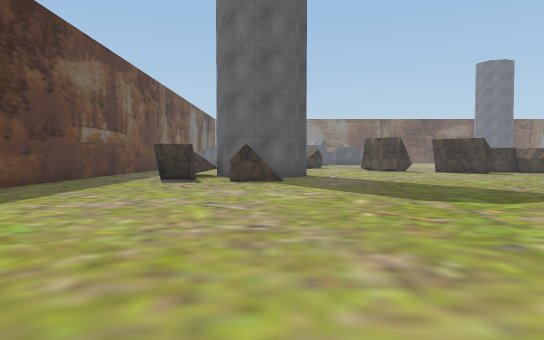
view 1 (above)

24 first-person views from a walk through a scene from a Unity 3-D project. The camera is 1.3 m above the floor, tilts 2° down and sees 70° across. The floor is counted in squares, 2 m on a side. Each view is taken from the middle of a square. On the plan, view 1 faces up. The plan holds only what a view shows up to about 11 squares ahead; the rest is blank. The place goes on beyond the plan. Some surface patterns are stand-ins.

view 2
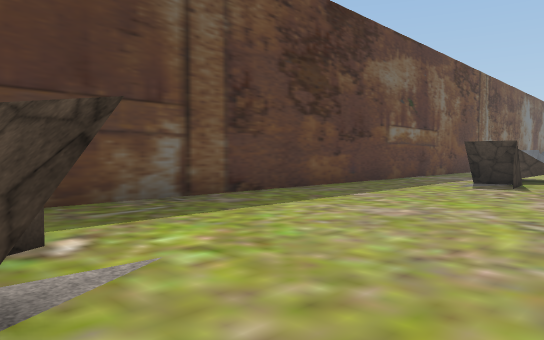

view 3
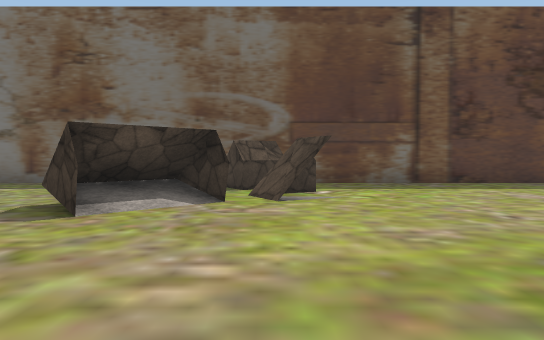

view 4
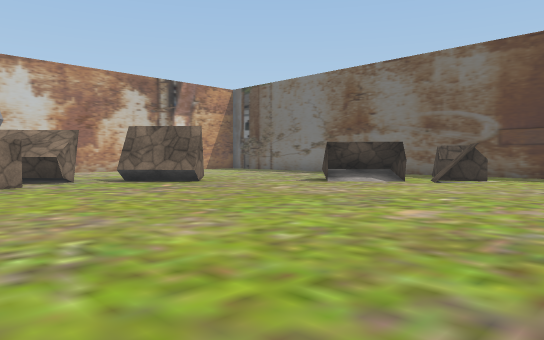

view 5
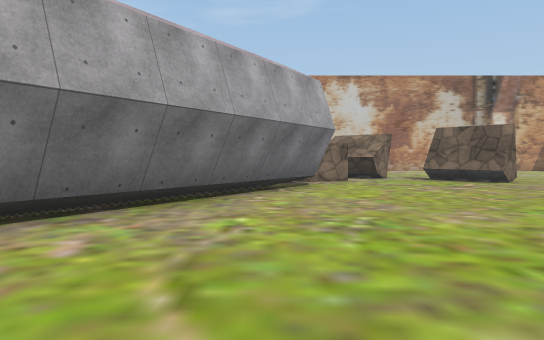

view 6
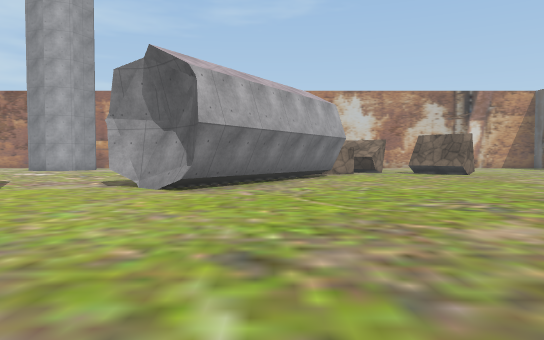

view 7
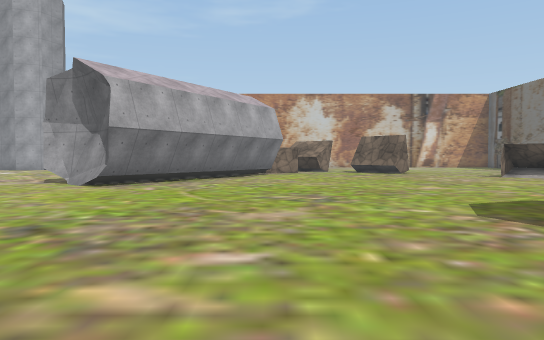

view 8
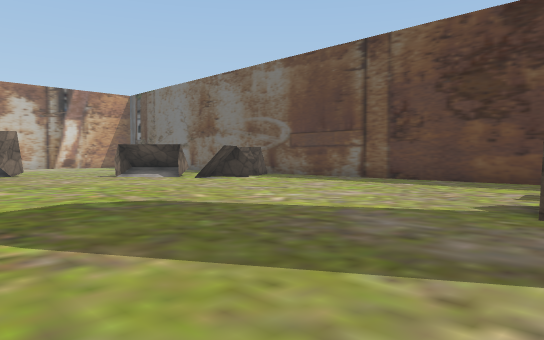

view 9
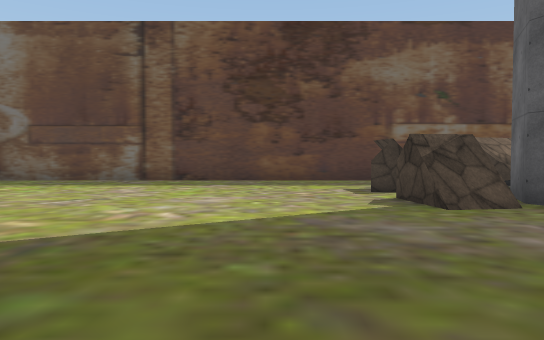

view 10
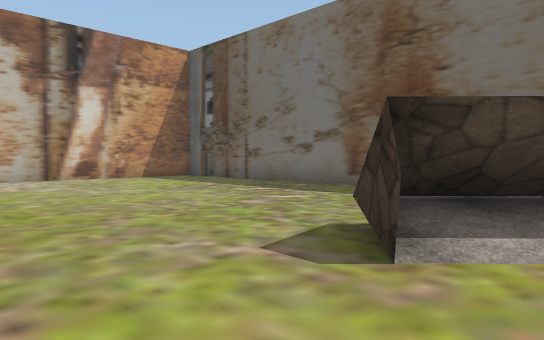

view 11
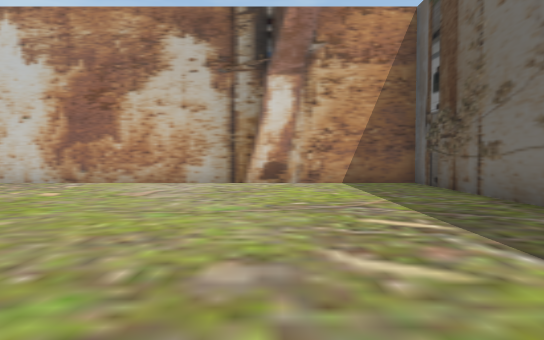

view 12
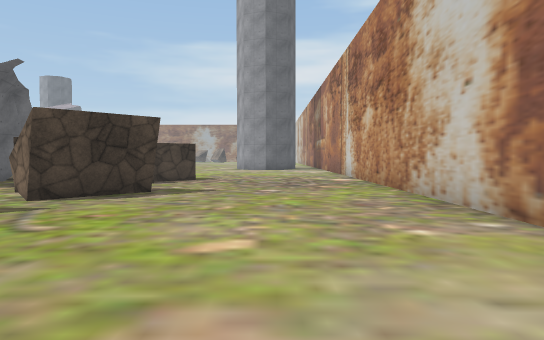

view 13
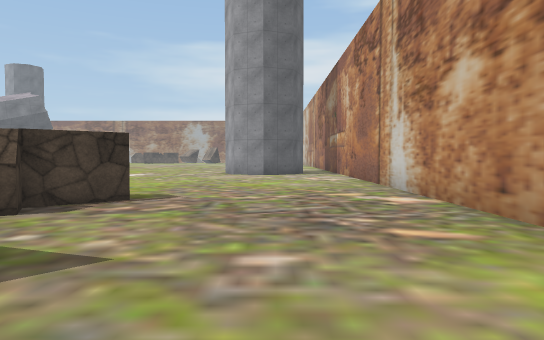

view 14
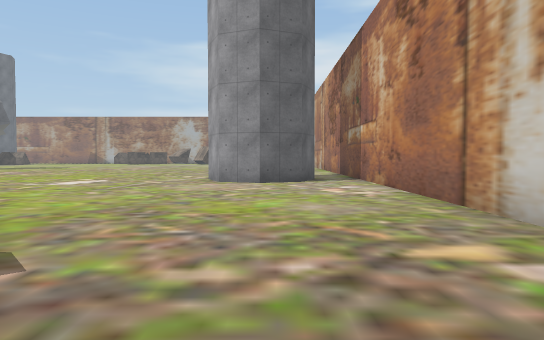

view 15
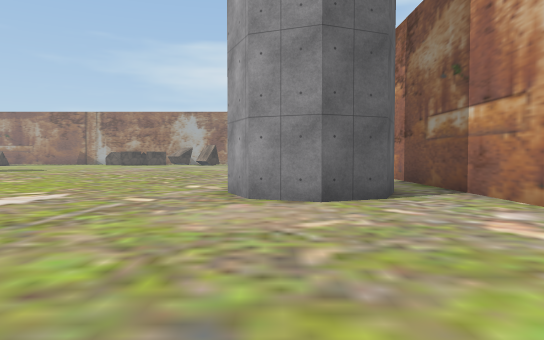

view 16
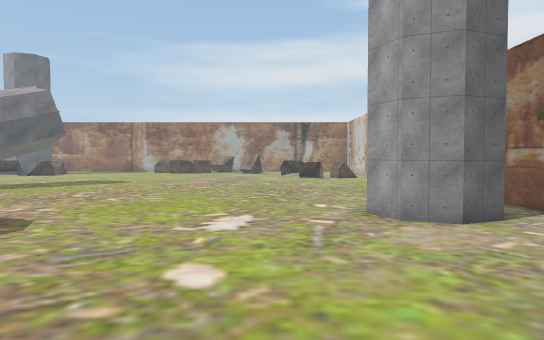

view 17
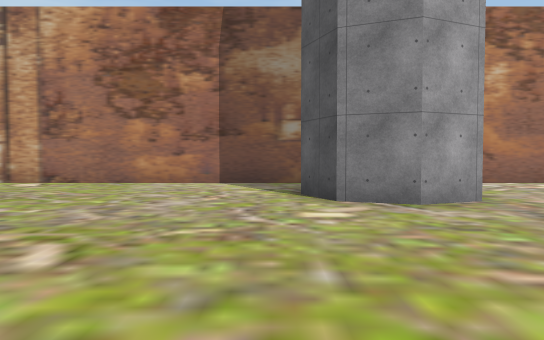

view 18
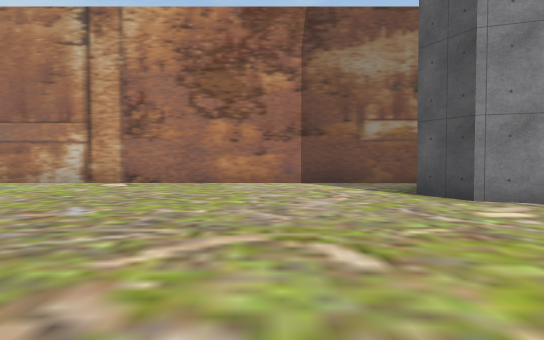

view 19
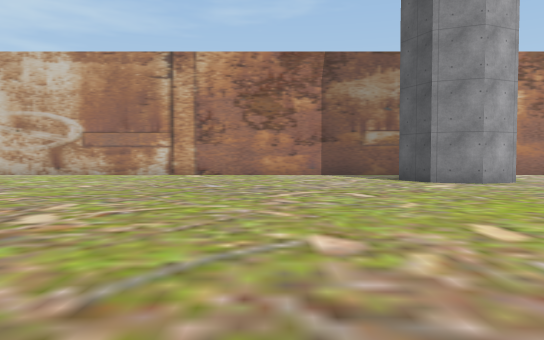

view 20
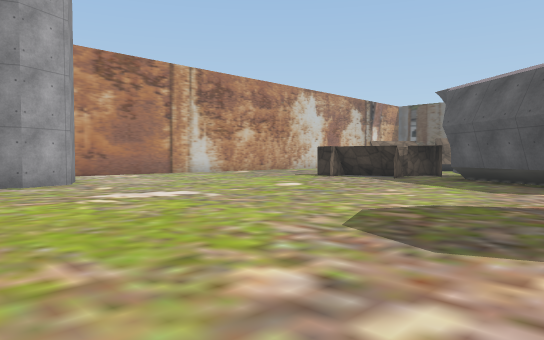

view 21
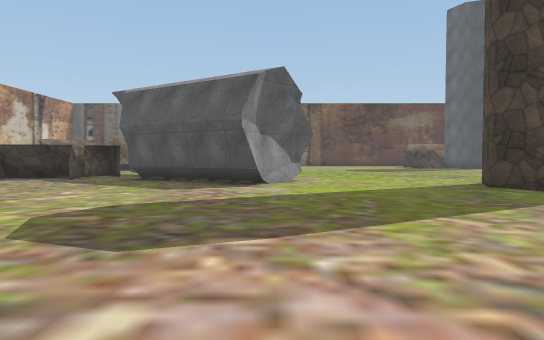

view 22
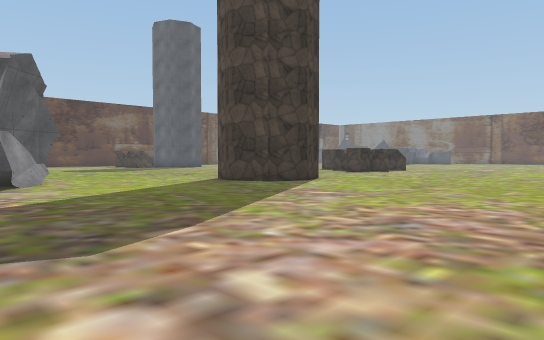

view 23
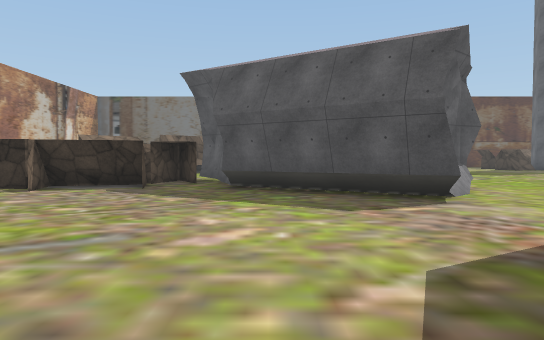

view 24
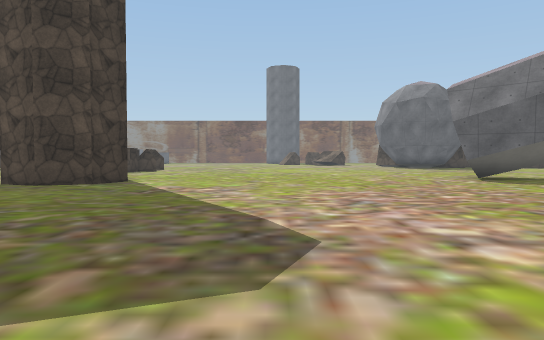

### Floor plan
Points are (right, up) in squares from view 1. A wall is a line through its corners. A room is listed if a view was taken in it or the views show most of it. See-through windows are left out.
Room 1 (views 1, 2, 3, 4, 5, 6, 7, 8, 9, 10)
walls: (0, -1) (-1.1, -2); (-3.2, 1.9) (-2.9, 1.4); (2.4, -3.3) (3.8, -4.9); (6.8, -2.8) (10.4, 2.8); (1.7, -4) (2.3, -3.4) (3.7, -5); (5.9, -4.4) (7.1, -3.8); (-5.5, 11.1) (-5.5, -0.3)
low walls: (9.3, 0.6) (9.8, 1.5); (10, 1.7) (10.5, 2.6)
ways out: opening at (1.7, -3.7) to room 2; opening at (11.3, 6.6) to room 2
Room 2 (views 11, 12, 13, 14, 15, 16, 17, 18, 19, 20, 21, 22, 23, 24)
walls: (12.6, 1.7) (10.1, -2.1); (9.7, -1.9) (9.1, -1.9); (10.4, -5.6) (10.9, -5.5); (9.4, -3.8) (10.4, -3.5); (10.2, -5.8) (10.2, -6.6); (10.5, 2.5) (11.6, 1.7) (12.1, 1.5); (10.5, 2.6) (10.8, 2.3); (8.7, -2.8) (7.5, -3.5) (8.9, -3.9); (8.3, -2.1) (7.4, -2.6); (9.8, -7) (8.8, -5.8); (7.7, -2.4) (7.1, -3); (19.1, -10.2) (17.9, -9.8) (17.5, -8.7) (17.9, -7.6) (19, -7.2) (20.1, -7.6) (20.5, -8.8); (14.1, 8.6) (14.3, 8.1) (13.8, 7) (12.7, 6.6) (11.6, 7.1); (6.1, -7) (4.5, -5.6) (5, -5); (24.2, 8.1) (23.2, 8.7); (-1.4, 0.4) (-2.5, -0.6); (-5.5, -4.3) (-5.5, -11.5) (29.5, -11.5)
low walls: (10.5, 3) (11.5, 2)
ways out: opening at (1.7, -3.7) to room 1; opening at (11.3, 6.6) to room 1

Where each view was taken, in squares from view 1:
view 1: 0 up, 0 right, facing up
view 2: 1 up, 0 right, facing up-left
view 3: 1 up, 4 right, facing left
view 4: 5 up, 8 right, facing down-left
view 5: 6 up, 8 right, facing down
view 6: 10 up, 9 right, facing down
view 7: 11 up, 7 right, facing down
view 8: 11 up, 5 right, facing down-left
view 9: 8 up, 5 right, facing left
view 10: 0 up, 2 right, facing down-left
view 11: 2 down, 2 left, facing down
view 12: 9 down, 1 left, facing right
view 13: 9 down, 4 right, facing right
view 14: 9 down, 8 right, facing right
view 15: 8 down, 12 right, facing right
view 16: 5 down, 10 right, facing right
view 17: 2 down, 21 right, facing down
view 18: 2 down, 23 right, facing down
view 19: 2 up, 24 right, facing down
view 20: 2 up, 21 right, facing down-left
view 21: 2 up, 21 right, facing left
view 22: 0 up, 21 right, facing up-left
view 23: 1 down, 18 right, facing left
view 24: 2 down, 18 right, facing up
